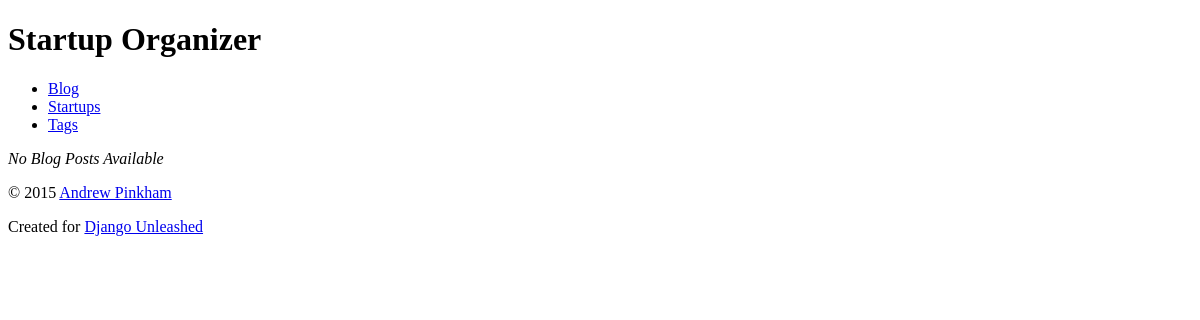
/blog/, run on an earlier commit of the app's database.
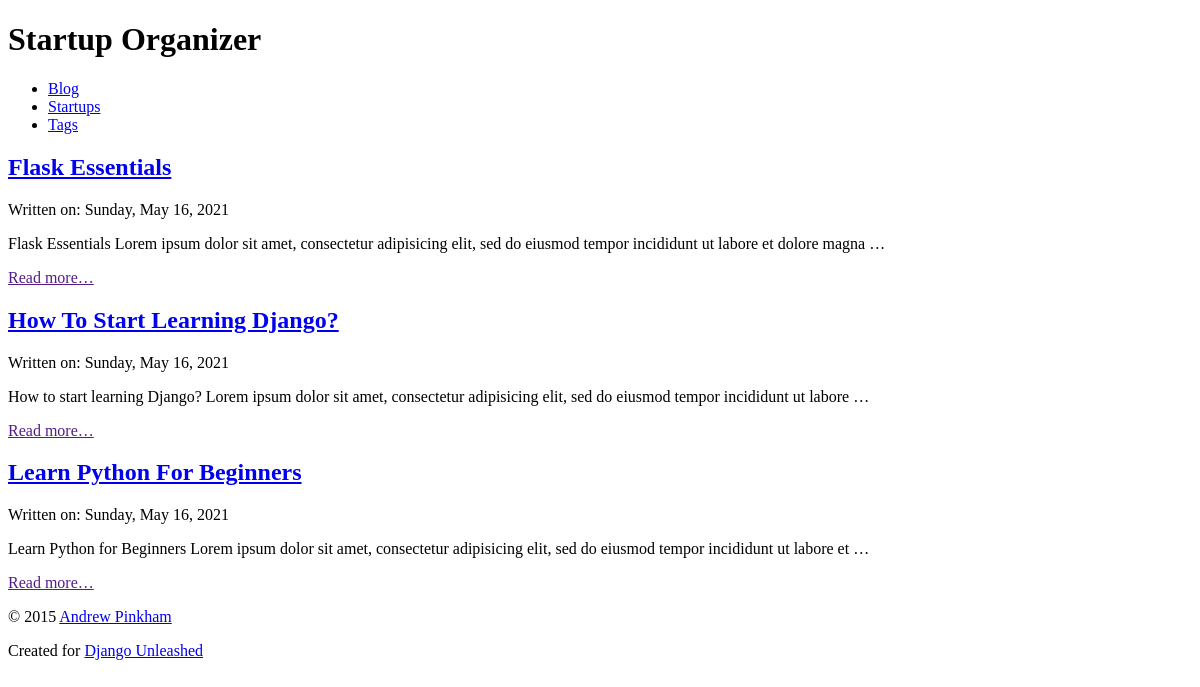
And on a later commit of the database.
### blog/models.py (models this page shows, shortened)
class Post(models.Model):
	title 	= models.CharField(
			max_length=63)
	slug 	= models.SlugField(
			max_length=63,
			help_text='A label for URL config',
			unique_for_month='pub_date')
	text 	= models.TextField()
	pub_date= models.DateField(
			'date published',
			auto_now_add=True)
	tags 	= models.ManyToManyField(
			Tag,
			related_name='blog_post')
	startups= models.ManyToManyField(
			Startup,
			related_name='blog_post')
	class Meta:
		verbose_name  = 'blog post'
		ordering 	  = ['-pub_date', 'title']
		get_latest_by = 'pub_date'
	def get_absolute_url(self):
		return reverse(
			'blog_post_detail',
			kwargs={'year': self.pub_date.year,
					'month': self.pub_date.month,
					'slug': self.slug})

### blog/views.py (the view)
class PostList(View):
	template_name = 'blog/post_list.html'
	def get(self, request):
		post_list = Post.objects.all()
		context = {
			'post_list':post_list
		}
		return render(request, self.template_name, context)

### blog/templates/blog/post_list.html (shortened to what this page needs)
{% extends "base.html" %}
{% block content %}
    {% for post in post_list %}
      <article>
        <header>
          <h2>
            <a href="{{ post.get_absolute_url }}">
                {{ post.title|title }}</a>
          </h2>
          <p>
            Written on:
            <time datetime="{{ post.pub_date|date:"Y-m-d" }}">
              {{ post.pub_date|date:"l, F j, Y" }}
            </time>
          </p>
        </header>
        <p>{{ post.text|truncatewords:20 }}</p>
        <p>
          <a href="">
            Read more&hellip;</a>
        </p>
      </article>
    {% empty %}
      <p><em>No Blog Posts Available</em></p>
    {% endfor %}
{% endblock %}

What changed in the data, as far as the page shows it:
added Post: title "Flask Essentials", pub_date "Sunday, May 16, 2021", text "Flask Essentials Lorem ipsum dolor sit amet, consectetur adipisicing elit, sed do eiusmod tempor incididunt ut labore et dolore magna …"
added Post: title "How To Start Learning Django?", pub_date "Sunday, May 16, 2021", text "How to start learning Django? Lorem ipsum dolor sit amet, consectetur adipisicing elit, sed do eiusmod tempor incididunt ut labore …"
added Post: title "Learn Python For Beginners", pub_date "Sunday, May 16, 2021", text "Learn Python for Beginners Lorem ipsum dolor sit amet, consectetur adipisicing elit, sed do eiusmod tempor incididunt ut labore et …"
Also different on the page:
text no longer shown: "No Blog Posts Available"
